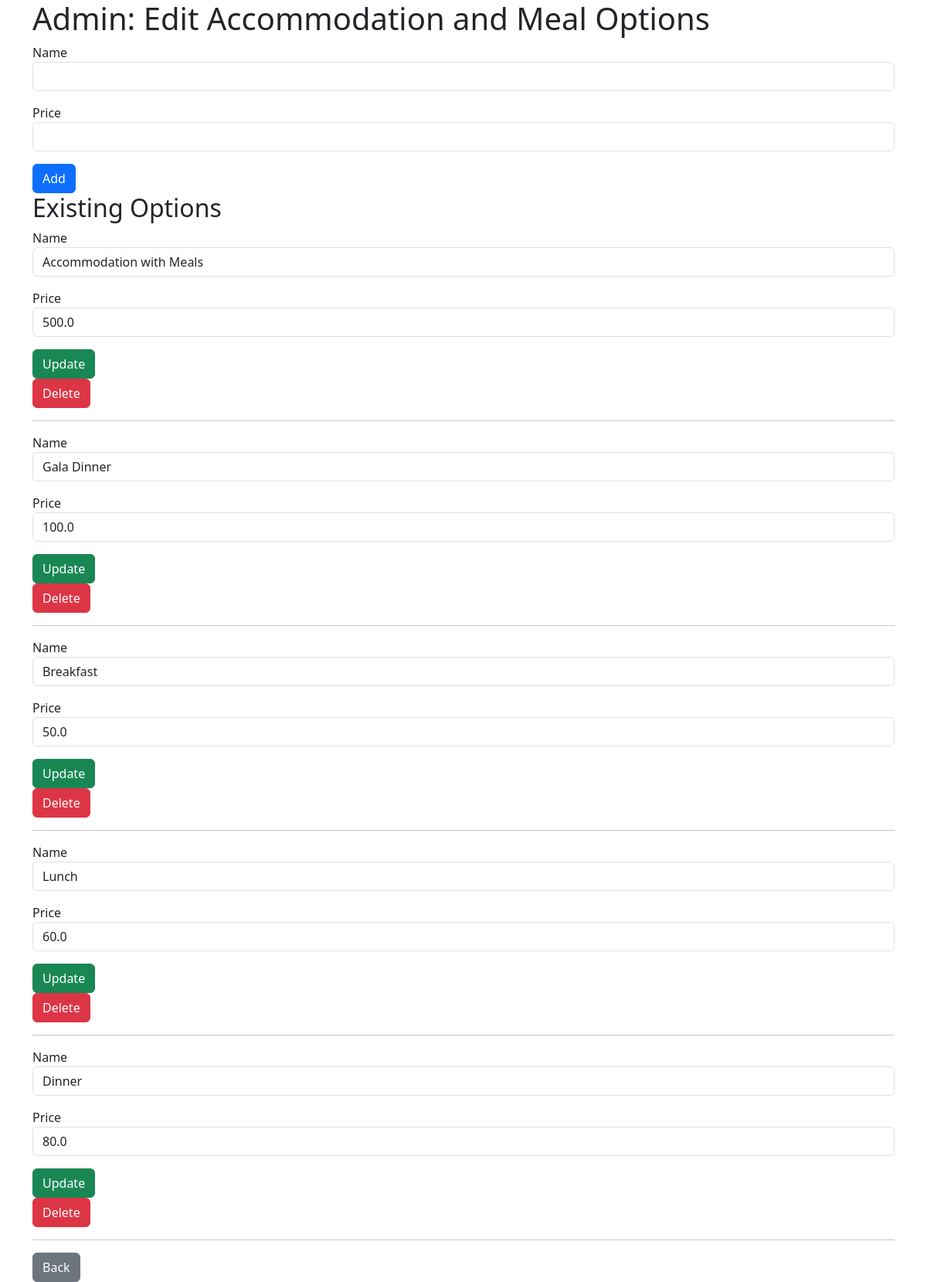
/admin_options (signed in), run on the app's committed database.
### app.py (models this page shows)
class EventOption(db.Model):
    id = db.Column(db.Integer, primary_key=True)
    name = db.Column(db.String(100), nullable=False)
    price = db.Column(db.Float, nullable=False)

### app.py (the view, shortened to what this page needs)
@app.route('/admin_options', methods=['GET', 'POST'])
def admin_options():
    if 'user_id' not in session:
        return redirect(url_for('index'))
    user = db.session.get(User, session['user_id'])
    if user.role not in ['subcommittee', 'coordinator']:
        flash('Access denied.')
        return redirect(url_for('dashboard'))
    options = EventOption.query.all()
    return render_template('admin_options.html', options=options)

### templates/admin_options.html (shortened to what this page needs)
{% extends "base.html" %}
{% block content %}
<h1>Admin: Edit Accommodation and Meal Options</h1>
<form method="post">
  <div class="mb-3">
    <label>Name</label>
    <input type="text" name="name" class="form-control" required>
  </div>
  <div class="mb-3">
    <label>Price</label>
    <input type="number" name="price" step="0.01" class="form-control" required>
  </div>
  <button type="submit" class="btn btn-primary">Add</button>
</form>
<h2>Existing Options</h2>
{% for opt in options %}
  <form method="post">
    <div class="mb-3">
      <label>Name</label>
      <input type="text" name="name" value="{{ opt.name }}" class="form-control">
    </div>
    <div class="mb-3">
      <label>Price</label>
      <input type="number" name="price" step="0.01" value="{{ opt.price }}" class="form-control">
    </div>
    <button type="submit" class="btn btn-success">Update</button>
  </form>
  <form method="post">
    <button type="submit" class="btn btn-danger">Delete</button>
  </form>
  <hr>
{% endfor %}
<a href="{{ url_for('dashboard') }}" class="btn btn-secondary">Back</a>
{% endblock %}

### data on the page
EventOption: name "Accommodation with Meals", price "500.0"
EventOption: name "Gala Dinner", price "100.0"
EventOption: name "Breakfast", price "50.0"
EventOption: name "Lunch", price "60.0"
EventOption: name "Dinner", price "80.0"
